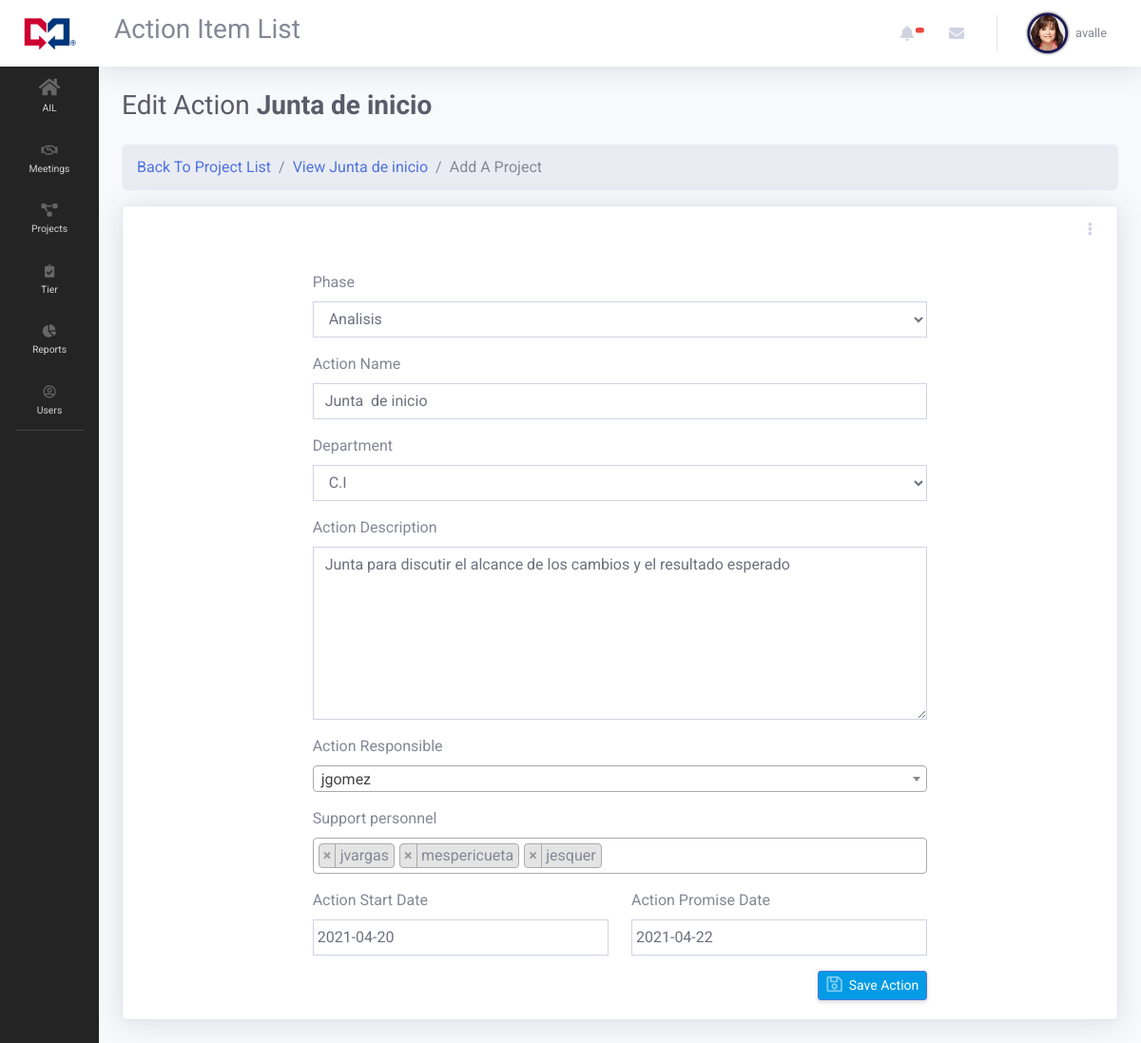
Screenshot of /index.php?page=action_edit&action_id=46&project_id=27 (signed in) with the database file from the repository.
### tables this page shows
CREATE TABLE `actions` (
  `action_id` int(11) NOT NULL,
  `action_project_id` int(11) NOT NULL,
  `action_phase` int(11) NOT NULL,
  `action_name` varchar(255) NOT NULL,
  `action_description` text NOT NULL,
  `action_department` int(11) NOT NULL,
  `action_start_date` date NOT NULL,
  `action_promise_date` date NOT NULL,
  `action_end_date` date NOT NULL,
  `action_status` int(1) NOT NULL,
  `action_percent` int(3) NOT NULL,
  `action_complete` int(1) NOT NULL DEFAULT 0
);

CREATE TABLE `project_phase` (
  `phase_id` int(11) NOT NULL,
  `project_id` int(11) NOT NULL,
  `phase_name` varchar(255) NOT NULL,
  `phase_active` int(1) NOT NULL DEFAULT 1
);

CREATE TABLE `departments` (
  `department_id` int(11) NOT NULL,
  `department_name` varchar(255) NOT NULL,
  `department_active` int(1) NOT NULL DEFAULT 1
);

### views/pages/actions/action_edit.php (the view, shortened to what this page needs)
<?php
require_once("classes/Action.php");
$stmt = $connection->prepare("SELECT * FROM actions WHERE action_id = ?");
$stmt->bind_param("i", $_GET['action_id']);
$stmt->execute();
$result = $stmt->get_result();
$row_data = $result->fetch_array();
?>
<h1 class="h3 mb-4 text-gray-800">Edit Action <b><?php echo " ".$row_data['action_name']; ?></b></h1>
<nav aria-label="breadcrumb">
  <ol class="breadcrumb">
    <li class="breadcrumb-item"><a href="index.php?page=project_list">Back To Project List</a></li>
    <li class="breadcrumb-item"><a href="index.php?page=project_view&project_id=<?php echo $row_data['action_project_id'] ?>">View <?php echo $row_data['action_name']; ?></a></li>
    <li class="breadcrumb-item active" aria-current="page">Add A Project</li>
  </ol>
</nav>
<form method="POST" id="form-user" autocomplete="off" enctype="multipart/form-data">
<div class="row">
    <div class="col-lg-12 ">
        <div class="card shadow mb-4">
            <div class="card-header py-3 d-flex flex-row align-items-center justify-content-between">
                <div class="dropdown no-arrow">
                <a class="dropdown-toggle" href="#" role="button" id="dropdownMenuLink" data-toggle="dropdown" aria-haspopup="true" aria-expanded="false">
                    <i class="fas fa-ellipsis-v fa-sm fa-fw text-gray-400"></i>
                </a>
                </div>
            </div>
            <div id="profile-data" class="card-body">
                <div class="col-lg-8 offset-lg-2">
                    <div class="form-group ">
                          <label>Phase</label>
                          <select  name="action_phase" id="" class="form-control">
                            <?php
                            $query4 = "SELECT * FROM project_phase WHERE phase_active = 1 AND project_id = {$_GET['project_id']}";
                            $run4 = mysqli_query($connection, $query4);
                            while($row4 = mysqli_fetch_array($run4)):
                            ?>
                                <option <?php if($row_data['action_phase'] == $row4['phase_id']){echo "selected";}else{echo "";} ?> value="<?php echo $row4['phase_id'] ?>"><?php echo $row4['phase_name'] ?></option>
                            <?php endwhile; ?>
                          </select>
                    </div>
                    <div class="form-group">
                        <label>Action Name</label>
                        <input type="text" name="action_name" id="" class="form-control" value="<?php echo $row_data['action_name']; ?>" required>
                    </div>
                    <div class="form-group ">
                          <label>Department</label>
                          <select  name="action_department" id="" class="form-control">
                            <?php
                            $query1 = "SELECT * FROM departments WHERE department_active = 1";
                            $run1 = mysqli_query($connection, $query1);
                            while($row1 = mysqli_fetch_array($run1)):
                            ?>
                                <option <?php if($row_data['action_department'] == $row1['department_id']){echo "selected";}else{echo "";} ?> value="<?php echo $row1['department_id'] ?>"><?php echo $row1['department_name'] ?></option>
                            <?php endwhile; ?>
                          </select>
                    </div>
                    <div class="form-group">
                        <label>Action Description</label>
                        <textarea name="action_description" id="" class="form-control" rows="7" required><?php echo $row_data['action_description'] ?></textarea>
                    </div>
                    <div class="form-group">
                        <label for="id_label_single">Action Responsible</label>
                    </div>
                    <div class="form-group">
                        <label for="id_label_single">Support personnel</label>
                    </div>
                    <div class="row">
                        <div class="form-group col-lg-6">
                            <label>Action Start Date</label>
                            <input value="<?php echo $row_data['action_start_date'] ?>" type="text" name="action_start_date" id="" class="form-control datepicker" required>
                        </div>
                        <div class="form-group col-lg-6">
                            <label>Action Promise Date</label>
                            <input value="<?php echo $row_data['action_promise_date'] ?>" type="text" name="action_promise_date" id="" class="form-control datepicker" required>
                        </div>
                    </div>
                    <div class="form-group right">
                        <button style="float: right;" id="edit_profile1" name="edit_action" type="submit" class="d-none d-sm-inline-block btn btn-sm btn-primary shadow-sm ">
                            <i class="far fa-save fa-lg text-white-50"></i>&nbsp;&nbsp;Save Action
                        </button>
                    </div>
                </div>
            </div>
        </div>
    </div>
</div>
</form>

### views/includes/header.php (style rules this page uses)
body { font-family: 'Roboto', sans-serif; }
.btn-primary { background-color: #039be5; }
.card-header { background-color: #fff; border-bottom: #fff; }
.form-control { border-radius: 0; }

### rows the page displays
actions: action_name "Junta de inicio", action_phase "Analisis", action_department "C.I", action_description "Junta para discutir el alcance de los cambios y el resultado esperado", action_start_date "2021-04-20", action_promise_date "2021-04-22"

### other values shown
$_SESSION['quatroapp_user_name'] "avalle"
